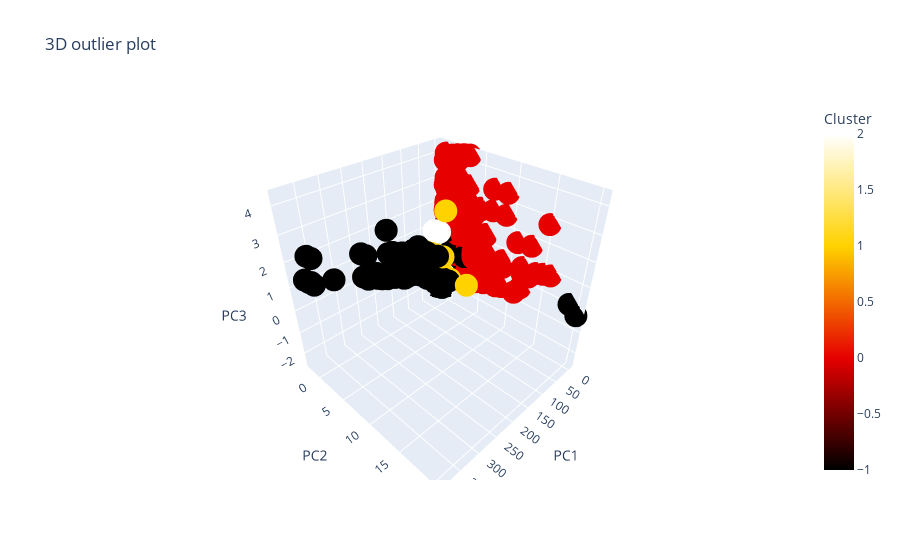

The code cell stored with this chart in its notebook:
### Code cell
# plot using 3D PCA
pca = PCA(n_components=3, random_state=22, svd_solver='full') 
data_encoded_pca = pca.fit_transform(data_encoded)

# DataFrame untuk plot
df_plot = pd.DataFrame(data_encoded_pca, columns=['PC1', 'PC2', 'PC3'])
df_plot['Cluster'] = cluster

fig = px.scatter_3d(data_frame=df_plot, x='PC1', y='PC2', z='PC3',
            color='Cluster', color_continuous_scale=px.colors.sequential.Hot, title='3D outlier plot')
fig.show();

### Figure 1 — Plotly figure (JSON) as saved in the notebook; plotly's stock layout.template omitted (floating-point values rounded to 4 significant figures; data arrays with more than 128 entries replaced by an {"elided": "..."} marker saying what was removed)
{"data": [{"hovertemplate": "PC1=%{x}<br>PC2=%{y}<br>PC3=%{z}<br>Cluster=%{marker.color}<extra></extra>", "legendgroup": "", "marker": {"color": {"elided": "10202 int values"}, "coloraxis": "coloraxis", "symbol": "circle"}, "mode": "markers", "name": "", "scene": "scene", "showlegend": false, "type": "scatter3d", "x": {"elided": "10202 float values"}, "y": {"elided": "10202 float values"}, "z": {"elided": "10202 float values"}}], "layout": {"coloraxis": {"colorbar": {"title": {"text": "Cluster"}}, "colorscale": [[0, "rgb(0,0,0)"], [0.3333, "rgb(230,0,0)"], [0.6667, "rgb(255,210,0)"], [1, "rgb(255,255,255)"]]}, "legend": {"tracegroupgap": 0}, "scene": {"domain": {"x": [0, 1], "y": [0, 1]}, "xaxis": {"title": {"text": "PC1"}}, "yaxis": {"title": {"text": "PC2"}}, "zaxis": {"title": {"text": "PC3"}}}, "title": {"text": "3D outlier plot"}}}
